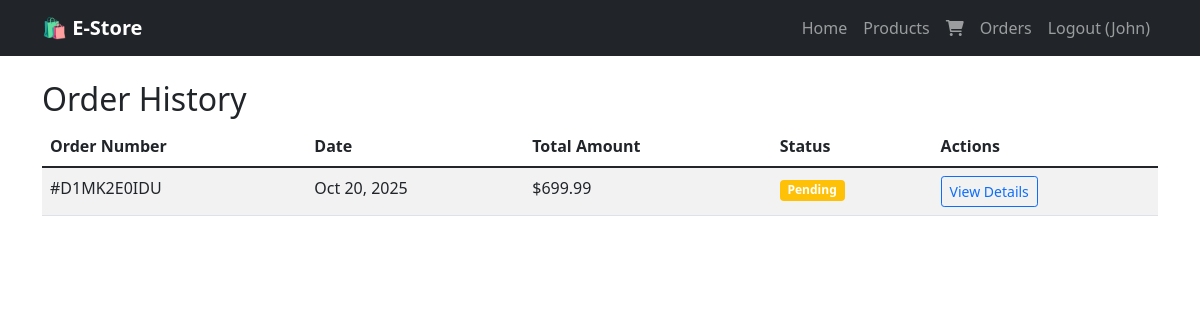
Page /orders/ (signed in) on the committed database.
### store/models.py (models this page shows, shortened)
class Order(models.Model):
    STATUS_CHOICES = [
        ('pending', 'Pending'),
        ('processing', 'Processing'),
        ('shipped', 'Shipped'),
        ('delivered', 'Delivered'),
        ('cancelled', 'Cancelled'),
    ]
    user = models.ForeignKey(User, on_delete=models.CASCADE)
    order_number = models.CharField(max_length=20, unique=True)
    total_amount = models.DecimalField(max_digits=10, decimal_places=2)
    status = models.CharField(max_length=20, choices=STATUS_CHOICES, default='pending')
    shipping_address = models.TextField()
    created_at = models.DateTimeField(auto_now_add=True)
    updated_at = models.DateTimeField(auto_now=True)

### store/views.py (the view)
# urls.py: path('orders/', views.order_history, name='order_history'),
@login_required
def order_history(request):
    orders = Order.objects.filter(user=request.user).order_by('-created_at')
    return render(request, 'orders.html', {'orders': orders})

### store/context_processors.py (called while the page is built)
def cart_items_count(request):
    if request.user.is_authenticated:
        cart, created = Cart.objects.get_or_create(user=request.user)
        return {'cart_items_count': cart.items.count()}
    return {'cart_items_count': 0}

### templates/orders.html
{% extends 'base.html' %}
{% block content %}
<div class="row">
    <div class="col-12">
        <h2>Order History</h2>
        {% if orders %}
        <div class="table-responsive">
            <table class="table table-striped">
                <thead>
                    <tr>
                        <th>Order Number</th>
                        <th>Date</th>
                        <th>Total Amount</th>
                        <th>Status</th>
                        <th>Actions</th>
                    </tr>
                </thead>
                <tbody>
                    {% for order in orders %}
                    <tr>
                        <td>#{{ order.order_number }}</td>
                        <td>{{ order.created_at|date:"M d, Y" }}</td>
                        <td>${{ order.total_amount }}</td>
                        <td>
                            <span class="badge
                                {% if order.status == 'delivered' %}bg-success
                                {% elif order.status == 'pending' %}bg-warning
                                {% elif order.status == 'cancelled' %}bg-danger
                                {% else %}bg-info{% endif %}">
                                {{ order.get_status_display }}
                            </span>
                        </td>
                        <td>
                            <a href="{% url 'order_confirmation' order.id %}" class="btn btn-sm btn-outline-primary">View Details</a>
                        </td>
                    </tr>
                    {% endfor %}
                </tbody>
            </table>
        </div>
        {% else %}
        <div class="alert alert-info">
            You haven't placed any orders yet. <a href="{% url 'product_list' %}">Start shopping</a>!
        </div>
        {% endif %}
    </div>
</div>
{% endblock %}

### templates/base.html (shortened to what this page needs)
<!DOCTYPE html>
<html lang="en">
<head>
    <link href="https://cdn.jsdelivr.net/npm/bootstrap@5.1.3/dist/css/bootstrap.min.css" rel="stylesheet">
    <link rel="stylesheet" href="https://cdnjs.cloudflare.com/ajax/libs/font-awesome/6.0.0/css/all.min.css">
</head>
<body>
    <nav class="navbar navbar-expand-lg navbar-dark bg-dark">
        <div class="container">
            <a class="navbar-brand" href="{% url 'home' %}">🛍️ E-Store</a>
            <div class="navbar-nav ms-auto">
                <a class="nav-link" href="{% url 'home' %}">Home</a>
                <a class="nav-link" href="{% url 'product_list' %}">Products</a>
                {% if user.is_authenticated %}
                    <a class="nav-link position-relative" href="{% url 'cart' %}">
                        <i class="fas fa-shopping-cart"></i>
                    </a>
                    <a class="nav-link" href="{% url 'order_history' %}">Orders</a>
                    <a class="nav-link" href="{% url 'logout' %}">Logout ({{ user.username }})</a>
                {% else %}
                    <a class="nav-link" href="{% url 'login' %}">Login</a>
                    <a class="nav-link" href="{% url 'register' %}">Register</a>
                {% endif %}
            </div>
        </div>
    </nav>
    <div class="container mt-4">
        {% block content %}
        {% endblock %}
    </div>
</body>
</html>

### templates/base.html (style rules this page uses)
.navbar-brand { font-weight: bold; }

### rows in the picture
Order: order_number "D1MK2E0IDU", created_at "Oct 20, 2025", total_amount "699.99", status "Pending"

### other values in the picture
{{ user.username }} "John"
